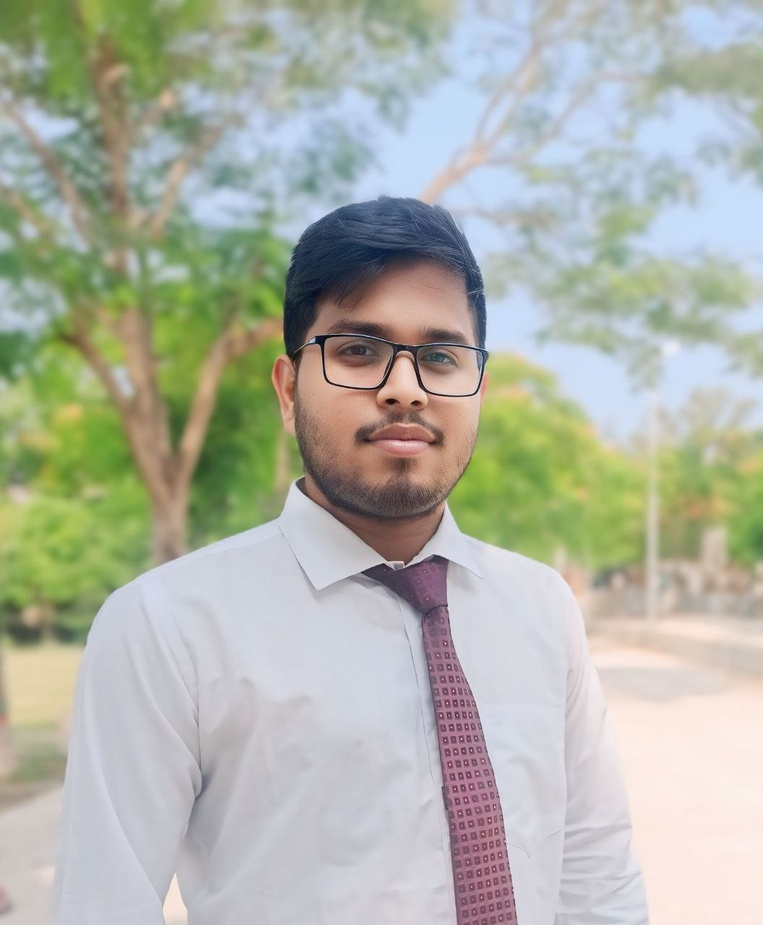
#> input picture final_lab/chapter2/rony.jpg, 763 x 925 px, shrunk from 1055 x 1280 before the run
$ python task4_quantization.py
#> lines starting #> are read from the running program, lines starting #| are printed output that depends on the picture; after the words box and inside, x2 and y2 are one past the last pixel; in counts of white or black regions, pixels touching at a corner belong together
import cv2
import matplotlib.pyplot as plt
import numpy as np

gray_img = cv2.imread("rony.jpg", cv2.IMREAD_GRAYSCALE)
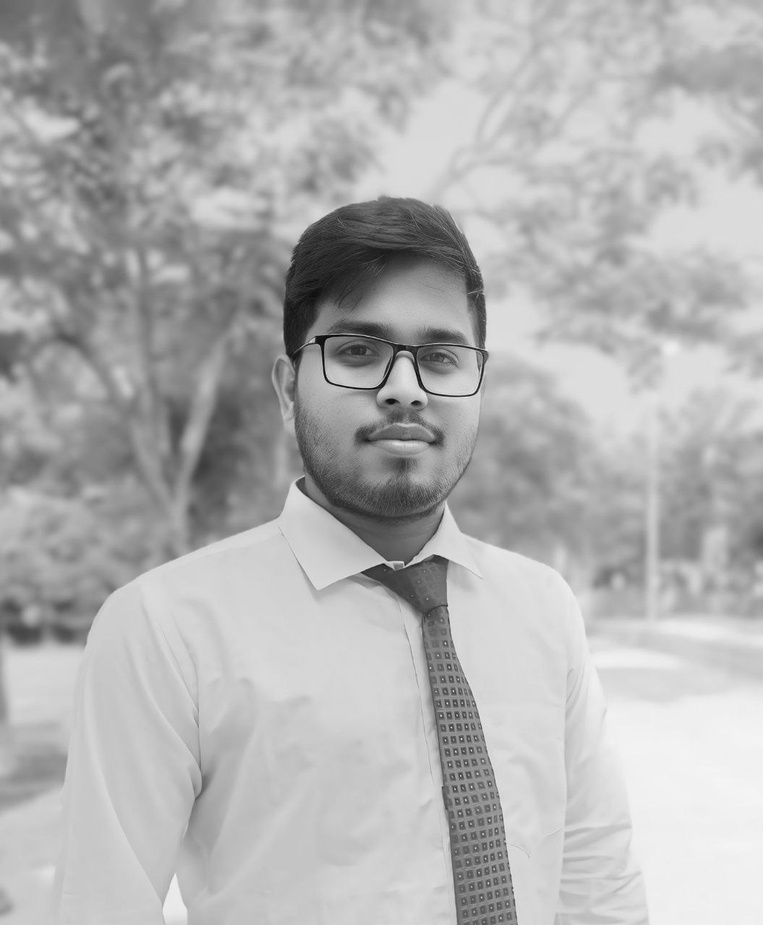
#> gray_img: shape (925, 763); min 0, max 245, mean 177.1

plt.figure(figsize=(12,6))
for i, levels in enumerate([2, 4, 8, 16,32, 256], 1):
    q_img = (np.floor(gray_img / (256/levels)) * (256/levels)).astype(np.uint8)
    plt.subplot(1, 6, i); plt.title(f"{levels} levels"); plt.imshow(q_img, cmap='gray'); plt.axis('off')
#> this loop made 6 passes
#> pass 1, `q_img = (np.floor(gray_img / (256/levels)) * (256/levels)).astype(np.u..`:
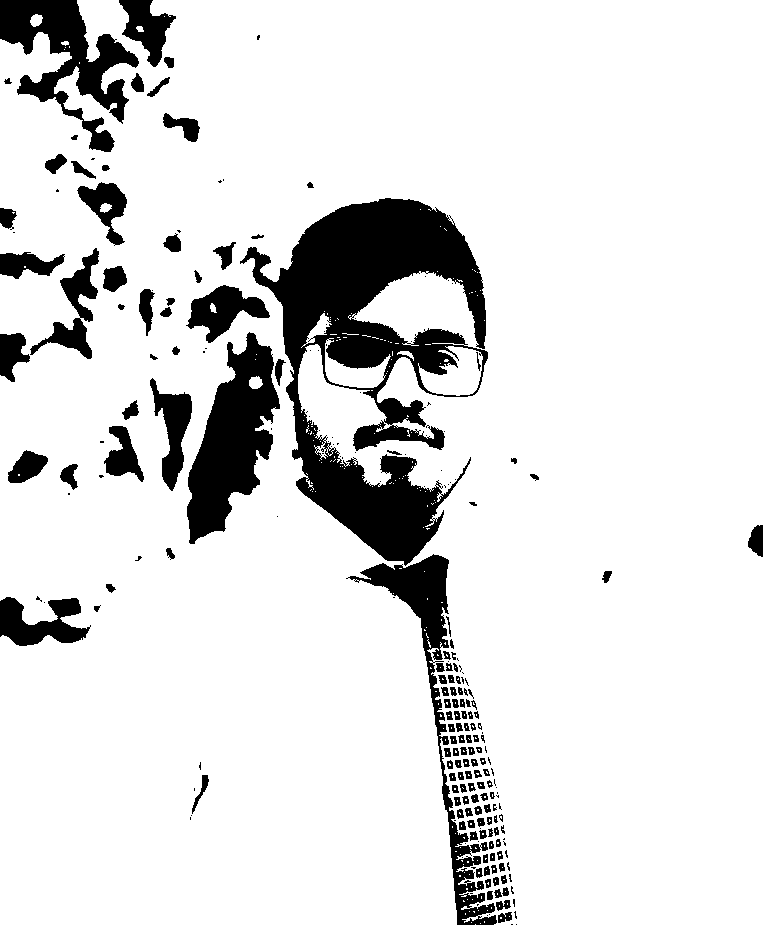
#> q_img: shape (925, 763); values 0 (black) and 128 (white), 87.5% white; 235 black regions (97 under 20 px), largest, box (x1, y1, x2, y2) and area: (240, 198, 488, 566) 37005, (187, 332, 280, 544) 10165, (0, 0, 139, 152) 8150
#> pass 2, `q_img = (np.floor(gray_img / (256/levels)) * (256/levels)).astype(np.u..`:
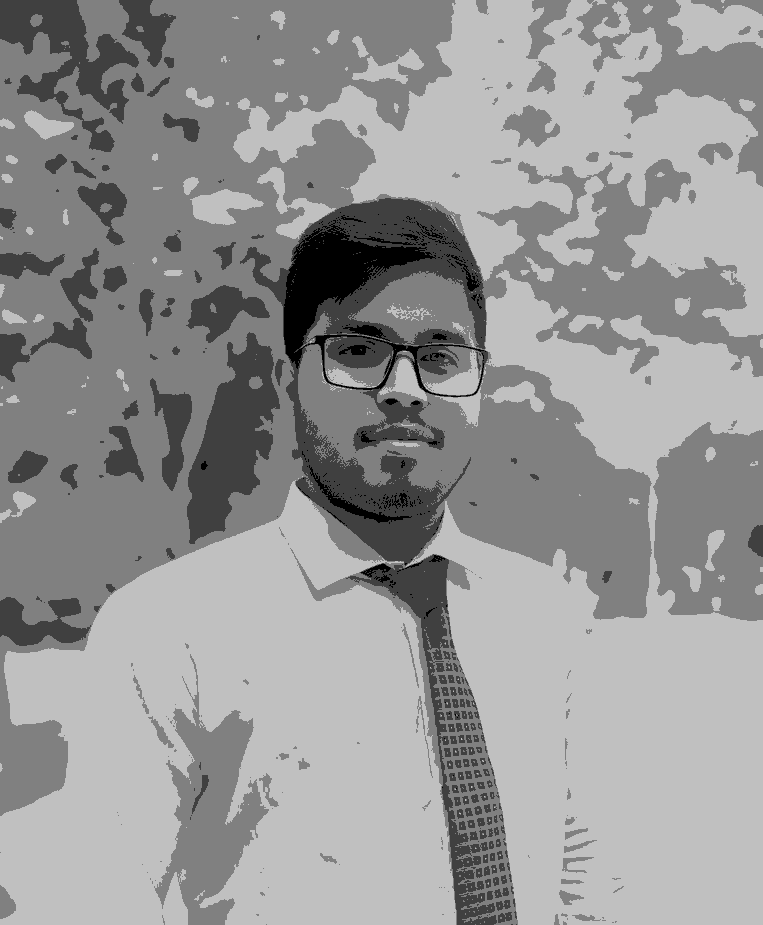
#> q_img: shape (925, 763); min 0, max 192, mean 149.5
#> pass 3, `q_img = (np.floor(gray_img / (256/levels)) * (256/levels)).astype(np.u..`:
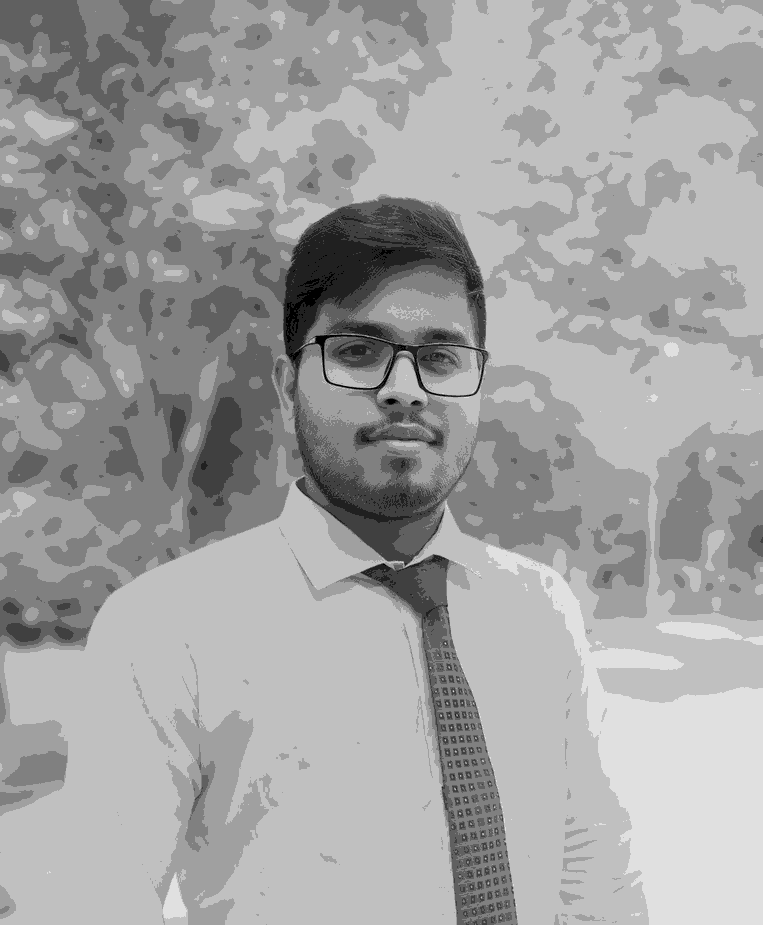
#> q_img: shape (925, 763); min 0, max 224, mean 161.4
plt.savefig('task4_quantization.png'); plt.show()
#> after `plt.savefig('task4_quantization.png')`:
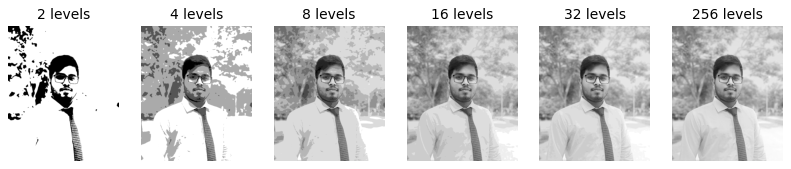
#> figure drawn by matplotlib, 6 panels
